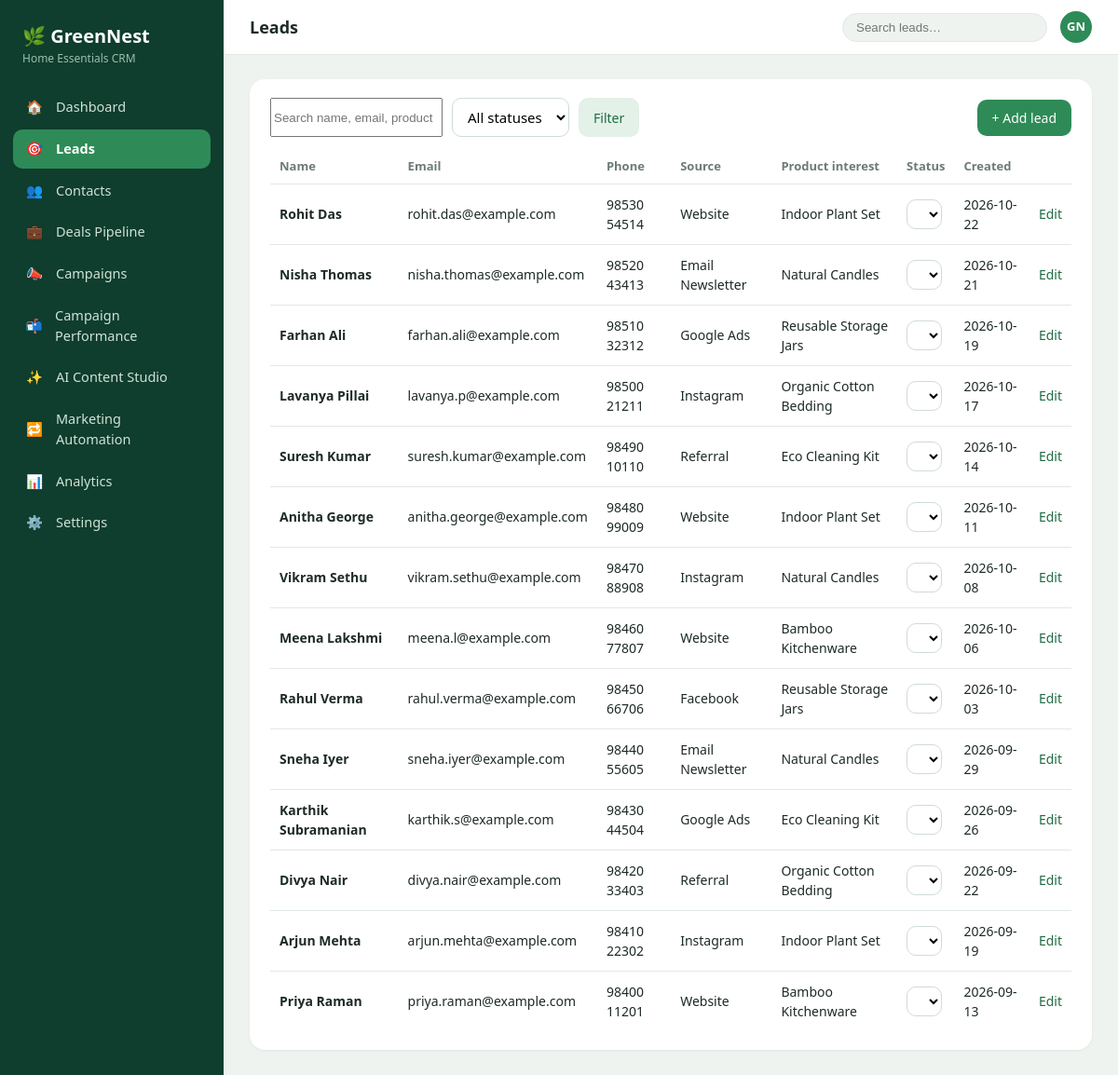
Page /leads on the committed database.
### tables this page shows
CREATE TABLE leads(
        id INTEGER PRIMARY KEY AUTOINCREMENT, name TEXT NOT NULL, email TEXT NOT NULL, phone TEXT,
        source TEXT, status TEXT DEFAULT 'New', product_interest TEXT, created_at TEXT);

### app.py (the view)
@app.route("/leads")
def leads():
    status, q = request.args.get("status", ""), request.args.get("q", "").strip()
    sql, args = "SELECT * FROM leads WHERE 1=1", []
    if status in STATUSES:
        sql += " AND status=?"
        args.append(status)
    if q:
        sql += " AND (name LIKE ? OR email LIKE ? OR product_interest LIKE ?)"
        args += [f"%{q}%"] * 3
    return render_template("leads.html", title="Leads", leads=rows(sql + " ORDER BY id DESC", args), status=status, q=q)

### app.py (called while the page is built)
def get_db():
    if "db" not in g:
        g.db = sqlite3.connect(DB_PATH)
        g.db.row_factory = sqlite3.Row
    return g.db

def rows(sql, args=()):
    return get_db().execute(sql, args).fetchall()

@app.context_processor
def inject_globals():
    return {"NAV": NAV, "STATUSES": STATUSES, "SOURCES": SOURCES, "PRODUCTS": PRODUCTS,
            "CHANNELS": CHANNELS, "CAMPAIGN_STATUSES": CAMPAIGN_STATUSES}

### templates/leads.html
{% extends "base.html" %}{% from "_macros.html" import status_select %}
{% block body %}
<div class="panel"><div class="panel-head"><form class="filters" method="get">
<input name="q" value="{{ q }}" placeholder="Search name, email, product" aria-label="Search">
<select name="status" aria-label="Filter by status" onchange="this.form.submit()"><option value="">All statuses</option>{% for s in STATUSES %}<option {{ 'selected' if s==status }}>{{ s }}</option>{% endfor %}</select>
<button class="btn ghost">Filter</button></form><a class="btn" href="{{ url_for('lead_add') }}">+ Add lead</a></div>
<div class="table-wrap"><table><tr><th>Name</th><th>Email</th><th>Phone</th><th>Source</th><th>Product interest</th><th>Status</th><th>Created</th><th></th></tr>
{% for l in leads %}<tr><td><b>{{ l.name }}</b></td><td>{{ l.email }}</td><td>{{ l.phone }}</td><td>{{ l.source }}</td><td>{{ l.product_interest }}</td><td>{{ status_select(l) }}</td><td>{{ l.created_at }}</td><td><a href="{{ url_for('lead_edit', lead_id=l.id) }}">Edit</a></td></tr>
{% else %}<tr><td colspan="8" class="muted">No leads match. <a href="{{ url_for('lead_add') }}">Add the first lead</a>.</td></tr>{% endfor %}</table></div></div>
{% endblock %}

### templates/_macros.html (shortened to what this page needs)
{% macro status_select(lead) %}<form method="post" action="{{ url_for('lead_status', lead_id=lead.id) }}">
<select name="status" aria-label="Status for {{ lead.name }}" onchange="this.form.submit()">{% for s in STATUSES %}<option {{ 'selected' if s==lead.status }}>{{ s }}</option>{% endfor %}</select>
<noscript><button class="btn ghost">Save</button></noscript></form>{% endmacro %}

### static/style.css (style rules this page uses)
:root { --side:#0f3d2e;--side2:#16513c;--bg:#eef3ef;--panel:#fff;--green:#2e8b57;--green-d:#1f6b42;--green-l:#e3f1e8; --text:#1d2b24;--muted:#6b7c73;--line:#e1e9e3;--red:#c0392b;--amber:#c98a0b;--blue:#2f6fa3 }
* { box-sizing:border-box }
body { margin:0;font-family:"Segoe UI",system-ui,sans-serif;background:var(--bg);color:var(--text);font-size:15px;line-height:1.5 }
a { color:var(--green-d);text-decoration:none }
.panel { background:var(--panel);border-radius:16px;padding:20px 22px;margin-bottom:20px;box-shadow:0 1px 3px rgba(15,61,46,.06) }
.panel-head { display:flex;justify-content:space-between;align-items:center;gap:10px;flex-wrap:wrap;margin-bottom:14px }
.btn { display:inline-block;background:var(--green);color:#fff;border:0;border-radius:10px;padding:9px 16px;font-size:14px;cursor:pointer;font-family:inherit }
.btn.ghost { background:var(--green-l);color:var(--green-d) }
table { width:100%;border-collapse:collapse;font-size:14px }
th { text-align:left;color:var(--muted);font-weight:600;font-size:13px;padding:8px 10px;border-bottom:1px solid var(--line) }
td { padding:11px 10px;border-bottom:1px solid var(--line);vertical-align:middle }
tr:last-child td { border-bottom:0 }
.table-wrap { overflow-x:auto }
select,input[type=text],input[type=email],input[type=number],textarea { font:inherit;padding:9px 12px;border:1px solid #cfdcd3;border-radius:10px;background:#fff;width:100% }
td select { width:auto;padding:5px 8px;font-size:13px }
.filters { display:flex;gap:10px;flex-wrap:wrap }
.filters select,.filters input { width:auto }

### rows in the picture
leads: name "Rohit Das", email "rohit.das@example.com", phone "98530 54514", source "Website", product_interest "Indoor Plant Set", created_at "2026-10-22"
leads: name "Nisha Thomas", email "nisha.thomas@example.com", phone "98520 43413", source "Email Newsletter", product_interest "Natural Candles", created_at "2026-10-21"
leads: name "Farhan Ali", email "farhan.ali@example.com", phone "98510 32312", source "Google Ads", product_interest "Reusable Storage Jars", created_at "2026-10-19"
leads: name "Lavanya Pillai", email "lavanya.p@example.com", phone "98500 21211", source "Instagram", product_interest "Organic Cotton Bedding", created_at "2026-10-17"
leads: name "Suresh Kumar", email "suresh.kumar@example.com", phone "98490 10110", source "Referral", product_interest "Eco Cleaning Kit", created_at "2026-10-14"
leads: name "Anitha George", email "anitha.george@example.com", phone "98480 99009", source "Website", product_interest "Indoor Plant Set", created_at "2026-10-11"
leads: name "Vikram Sethu", email "vikram.sethu@example.com", phone "98470 88908", source "Instagram", product_interest "Natural Candles", created_at "2026-10-08"
leads: name "Meena Lakshmi", email "meena.l@example.com", phone "98460 77807", source "Website", product_interest "Bamboo Kitchenware", created_at "2026-10-06"
leads: name "Rahul Verma", email "rahul.verma@example.com", phone "98450 66706", source "Facebook", product_interest "Reusable Storage Jars", created_at "2026-10-03"
leads: name "Sneha Iyer", email "sneha.iyer@example.com", phone "98440 55605", source "Email Newsletter", product_interest "Natural Candles", created_at "2026-09-29"
leads: name "Karthik Subramanian", email "karthik.s@example.com", phone "98430 44504", source "Google Ads", product_interest "Eco Cleaning Kit", created_at "2026-09-26"
leads: name "Divya Nair", email "divya.nair@example.com", phone "98420 33403", source "Referral", product_interest "Organic Cotton Bedding", created_at "2026-09-22"
leads: name "Arjun Mehta", email "arjun.mehta@example.com", phone "98410 22302", source "Instagram", product_interest "Indoor Plant Set", created_at "2026-09-19"
leads: name "Priya Raman", email "priya.raman@example.com", phone "98400 11201", source "Website", product_interest "Bamboo Kitchenware", created_at "2026-09-13"

### other values in the picture
{{ icon }} "🏠" "🎯" "👥" "💼" "📣" "📬" "✨" "🔁" "📊" "⚙️"
{{ label }} "Dashboard" "Leads" "Contacts" "Deals Pipeline" "Campaigns" "Campaign Performance" "AI Content Studio" "Marketing Automation" "Analytics" "Settings"
{{ title }} "Leads"
